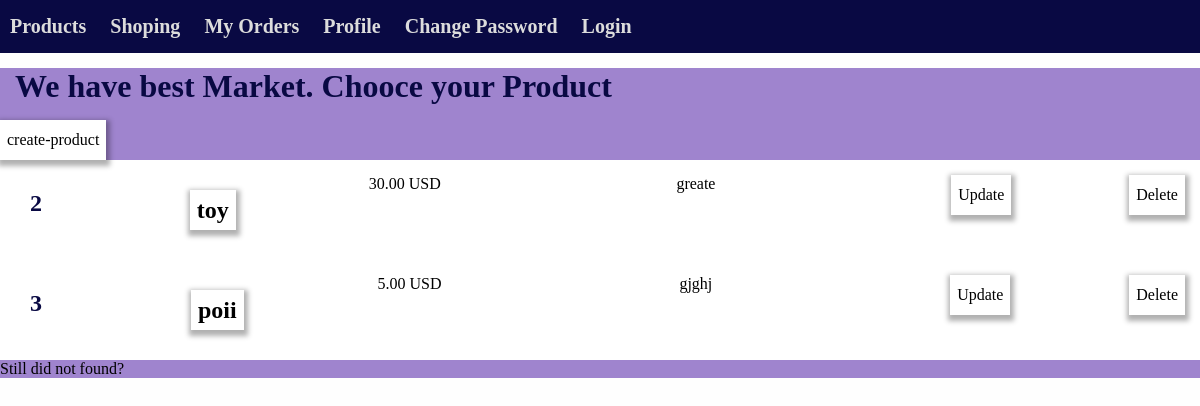
/product-list, run on an earlier commit of the app's database.
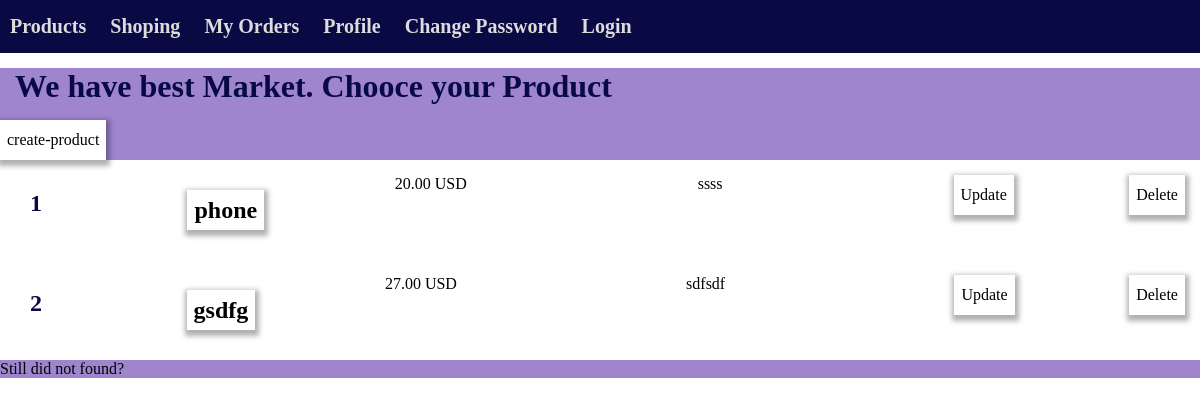
And on a later commit of the database.
### core/models.py (models this page shows)
class Product(models.Model):
    name = models.CharField(max_length=200)
    price = models.DecimalField(decimal_places=2, max_digits=6)
    description = models.TextField(default="No description provided")
    stock = models.PositiveIntegerField(default=0)
    is_active = models.BooleanField(default=False)

### core/views.py (the view)
# urls.py: path('product-list', productlistView, name='product-list'),
def productlistView(request):
    products = Product.objects.all()
    context = {
        'object_list': products,
    }
    template_name = 'core/productList.html'
    return render(request,template_name, context)

### template/core/productList.html (shortened to what this page needs)
{% load static %}
<!DOCTYPE html>
<html lang="en">
<head>
    <link rel="stylesheet" type="text/css" href="{% static 'css/styles.css' %}">
</head>
<body>
     <nav>
    <ul>
      <li class="navigator"><a href="#">Products</a></li>
         <li class="navigator"><a href="">Shoping</a></li>
        <li class="navigator"><a href="">My Orders</a></li>
      <li class="navigator"><a href="">Profile</a></li>
      <li class="navigator"><a href="#">Change Password</a></li>
      {% if request.user.is_authenticated %}
      <li class="navigator"><a href="#">Logout</a></li>
        {% else %}
        <li class="navigator"><a href="#">Login</a></li>
        {% endif %}
    </ul>
  </nav>
     {%block content %}
     <div class="container">
        <h1>We have best Market. Chooce your Product</h1>
         <a href="{% url 'create-product' %}">create-product</a>
         {%for product in object_list%}
         <div class="row">
             <h2>{{product.id}}</h2>
             <h2><a href="{% url 'product-detail' product.id %}">{{product.name}}</a></h2>
             <p>{{product.price}} USD<p>
             <p>{{product.description}}<p>
             <p><a href="{% url 'product-update' product.id %}">Update</a></p>
             <p><a href="{% url 'product-delete' product.id %}">Delete</a></p>
          </div>
          {% endfor %}
         <p>Still did not found? </p>
     </div>
     {% endblock %}
</body>
</html>

What changed in the data, as far as the page shows it:
removed Product: id "3", name "poii", price "5.00", description "gjghj"
added Product: id "1", name "phone", price "20.00", description "ssss"
changed Product id 2: name "toy" → "gsdfg"; price "30.00" → "27.00"; description "greate" → "sdfsdf"
